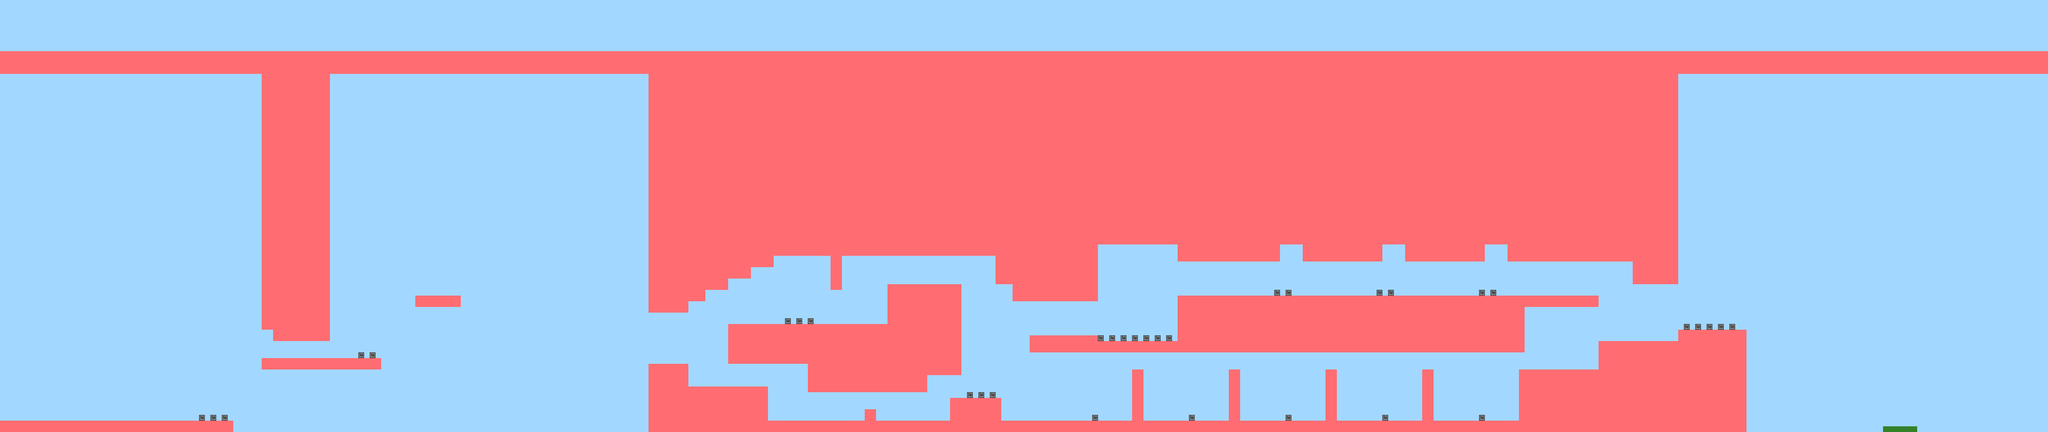

This game map was drawn from its Tiled (.tmx) file and the tilesets committed beside it. A one-line description and the trimmed map source follow:
An orthogonal 360x76 tile map with 16x16 px tiles, 6 tile layers (Background, Platforms, PlatformCollision, ObstacleCollision, ...).

<map version="1.0" tiledversion="1.0.3" orientation="orthogonal" renderorder="right-down" width="360" height="76" tilewidth="16" tileheight="16" nextobjectid="1">
 <tileset firstgid="1" name="tileset" tilewidth="16" tileheight="16" tilecount="50" columns="10">
  <image source="tileset.png" width="160" height="80" />
 </tileset>
 <layer name="Background" width="360" height="76">
  <data>[27360 cells, 27360 non-empty, 1 distinct tile ids]</data>
 </layer>
 <layer name="Platforms" width="360" height="76">
  <data>[27360 cells, 10644 non-empty, 20 distinct tile ids]</data>
 </layer>
 <layer name="PlatformCollision" width="360" height="76">
  <data>[27360 cells, 10638 non-empty, 1 distinct tile ids]</data>
 </layer>
 <layer name="ObstacleCollision" width="360" height="76">
  <data>[27360 cells, 0 non-empty, 0 distinct tile ids]</data>
 </layer>
 <layer name="FinishLine" width="360" height="76">
  <data>[27360 cells, 6 non-empty, 1 distinct tile ids]</data>
 </layer>
 <layer name="Sprites" width="360" height="76">
  <data>[27360 cells, 34 non-empty, 1 distinct tile ids]</data>
 </layer>
</map>